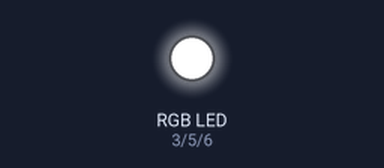
The sketch below on a simulated Arduino Uno, built with avr-gcc and run on an emulated ATmega328P. Shown: an RGB LED mixed from three pins (HIGH = lit).

Above: at 0.2 s.
At 1.7 s:
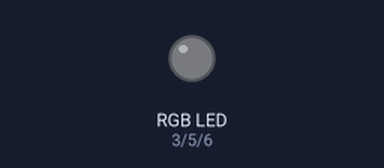
Timing chart, 0 to 3.0 s (numbered marks = the images above):
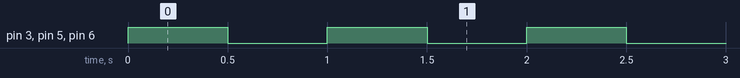

The sketch:

E1_T1.ino
```cpp
// Setting the location of the digital pins
#define R_PIN 3
#define G_PIN 5
#define B_PIN 6

/**
 * Write color in RGB digital value
 * @param r (0,1)
 * @param g (0,1)
 * @param b (0,1)
 */
void setColor(int r, int g, int b)
{
    digitalWrite(R_PIN, r);
    digitalWrite(G_PIN, g);
    digitalWrite(B_PIN, b);
}

void setup()
{
    pinMode(R_PIN, OUTPUT);
    pinMode(G_PIN, OUTPUT);
    pinMode(B_PIN, OUTPUT);
}

void loop()
{
    // Blinking white light every 500ms
    setColor(1, 1, 1);
    delay(500);
    setColor(0, 0, 0);
    delay(500);
}
```

Measured:
- by itself, pin 3 (R_PIN), pin 5 (G_PIN), pin 6 (B_PIN): alternates HIGH for 0.50 s and LOW for 0.50 s
